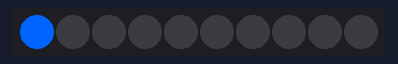
Simulated run of this sketch. Board: Arduino Uno, built with avr-gcc and run on an emulated ATmega328P. Shown: 10 RGB LEDs in strip order, left to right.

Above: at 0.05 s.
At 0.55 s:
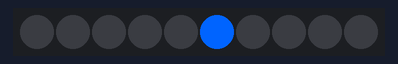
At 1.0 s:
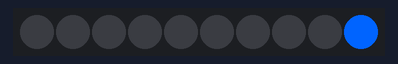
At 1.35 s:
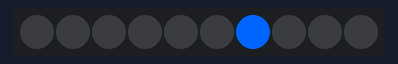
At 1.76 s:
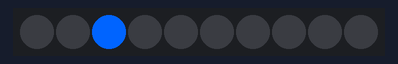
At 2.36 s:
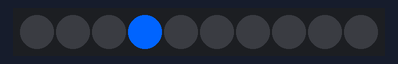

The sketch:

challenge_led_02.ino
```cpp
/*
AUFGABE 3: Lauflicht - Ping Pong

Programmiere ein "Ping Pong" Lauflicht:
- Eine LED läuft von links nach rechts
- Am Ende angekommen läuft sie zurück von rechts nach links
- Das wiederholt sich endlos
- Verwende eine schöne Farbe deiner Wahl

Tipp: Du brauchst zwei Schleifen - eine vorwärts, eine rückwärts
*/

#include <Adafruit_NeoPixel.h>

const int ledPin = 6;
const int anzahlLeds = 10;

Adafruit_NeoPixel leds(anzahlLeds, ledPin, NEO_GRB + NEO_KHZ800);

const uint32_t meineFarbe = leds.Color(0, 100, 255);  // Blau

void zeigeLed(int position) {
    leds.clear();
    leds.setPixelColor(position, meineFarbe);
    leds.show();
    delay(100);
}

void setup() {
    leds.begin();
    leds.clear();
    leds.show();
}

void loop() {
    // Von links nach rechts (0 bis 9)
    for (int position = 0; position < anzahlLeds; position++) {
        zeigeLed(position);
    }

    // Von rechts nach links (9 bis 0)
    for (int position = anzahlLeds - 1; position >= 0; position--) {
        zeigeLed(position);
    }
}
```

Measured:
- by itself, everything shown: repeats every 2.0 s, in 18 steps
